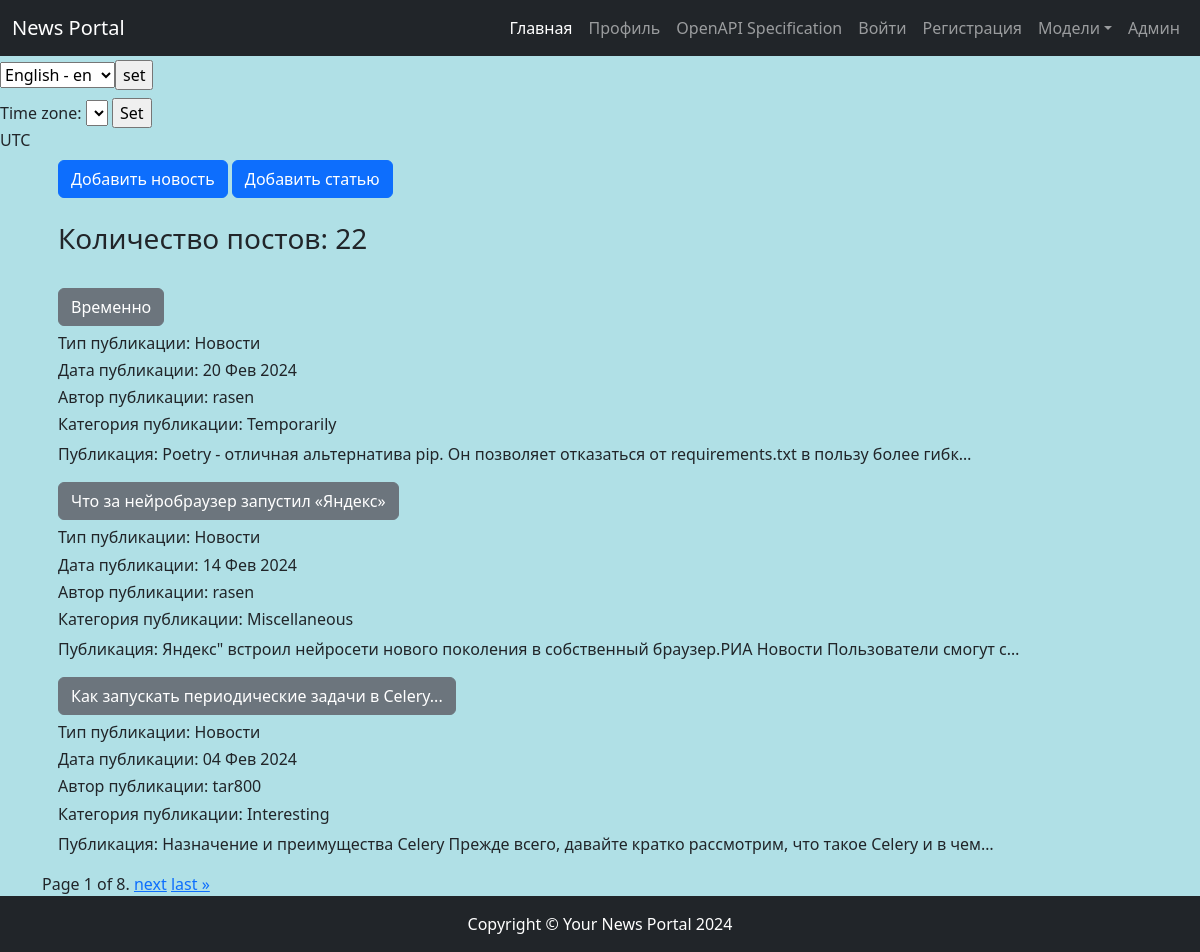
Before: /news/ with the older database file.
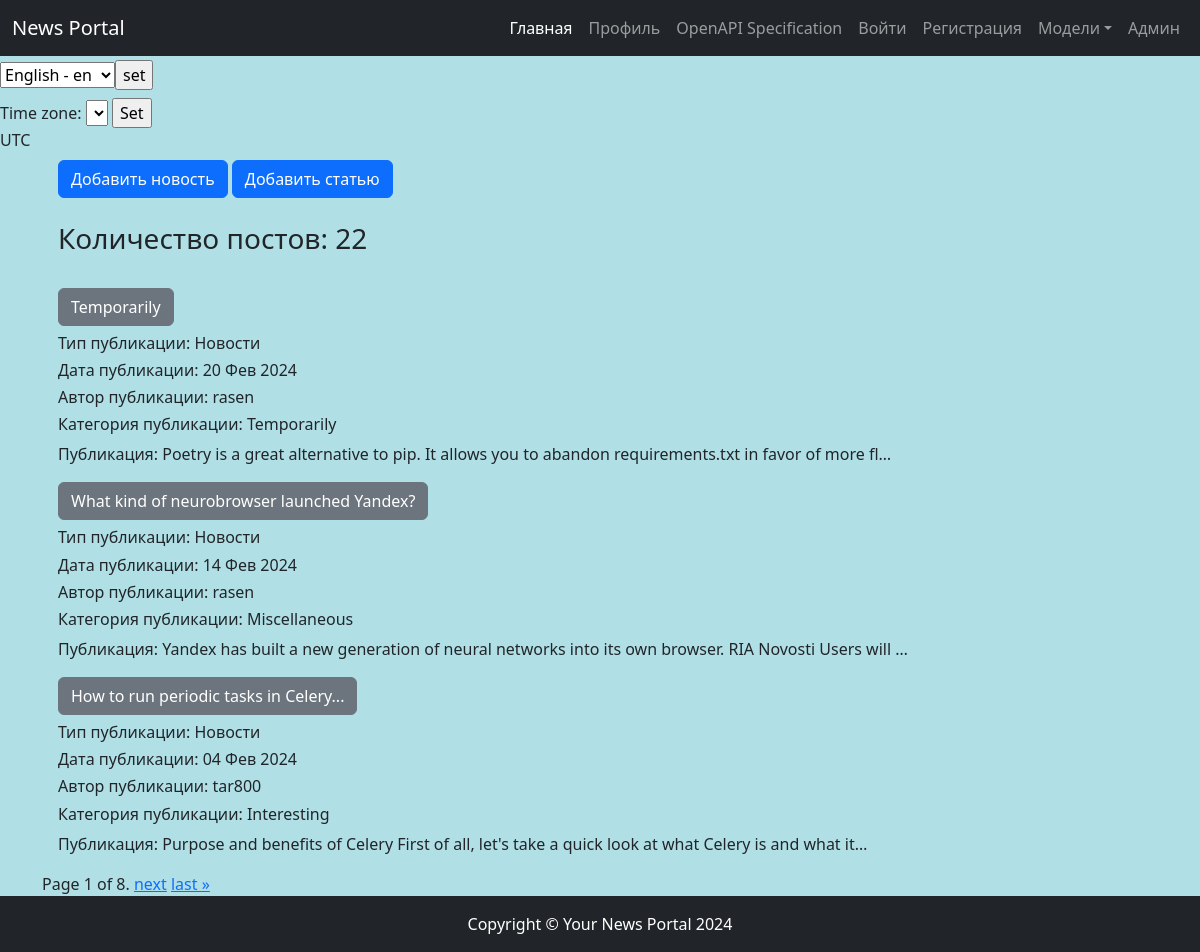
After: the same page with the newer database file.
### news/models.py (models this page shows, shortened)
class Post(models.Model):
    news = 'NE'
    articles = 'AR'
    TYPES = [
        (news, _('News')),
        (articles, _('Articles'))
    ]
    author = models.ForeignKey(Author, on_delete=models.CASCADE, verbose_name=_('Author'))
    choice_types = models.CharField(_('Choice of Types'), max_length=2, choices=TYPES, default=news)
    time_in = models.DateTimeField(_('Time zone'), default=timezone.now)
    categories_post = models.ManyToManyField(Category, through='PostCategory')
    title = models.CharField(_('Title'), max_length=240, default='')
    content = models.TextField(_('Content'), blank=False)
    rate_new = models.IntegerField(_('New rate'), default=0)
    def get_categories_post(self):    # для posts.html (вывод категории)
        return self.categories_post.all()[0]
    class Meta:
        verbose_name = _('Post')
        verbose_name_plural = _('Posts')

class Author(models.Model):
    user = models.OneToOneField(User, on_delete=models.CASCADE, verbose_name=_('User'))
    rating = models.IntegerField(_('Ratiing'), default=0)
    def __str__(self):
        return f'{self.user.username}'
    class Meta:
        verbose_name = _('Author')
        verbose_name_plural = _('Authors')

class Category(models.Model):
    category_name = models.CharField(_('Name of category'), max_length=200, unique=True)
    subscribers = models.ManyToManyField(User, related_name='categories', verbose_name=_('Subscribers'))
    def __str__(self):
        return f'{self.category_name}'
    class Meta:
        verbose_name = _('Category')
        verbose_name_plural = _('Categories')

### news/views/post.py (the view)
# urls.py: path('news/', PostList.as_view(), name='posts'),
class PostList(ListView):
    model = Post
    ordering = '-time_in'
    template_name = APP + 'posts.html'
    context_object_name = 'posts'
    paginate_by = 3
    queryset = Post.objects.prefetch_related('categories_post')
    def get_context_data(self, **kwargs):
        context = super().get_context_data(**kwargs)
        context['title'] = 'Список постов'
        return context

### news/templates/news/posts.html (shortened to what this page needs)
{% extends 'default.html' %}
{% load cache %}
{% load i18n %}
{% cache 300 content %}
{% block content %}
 <div class="container px-lg-3">
    <div class="flex-auto">
        <a class="btn btn-primary" href="/news/create/" role="button">{% trans "Create News" %}</a>
        <a class="btn btn-primary" href="/news/articles/create/" role="button">{% trans "Create Article" %}</a>
    </div>
    <br>
    <h3>{% trans "Number of posts" %}: {{ page_obj.paginator.count }}</h3>
    <br>
    {% for post in posts %}
      <div class="mb-3">
      <h5><b class="text-center"><a href={{ post.pk }} class="btn btn-secondary">{{ post.title|truncatechars:100 }}</a></b></h5>
      <h6>{% trans "Publication type" %}: {{ post.get_choice_types_display }} </h6>
      <h6>{% trans "Publication date" %}: {{ post.time_in|date:'d M Y' }} </h6>
      <h6>{% trans "Author of the publication" %}: {{ post.author }} </h6>
      <h6> {% trans "Publication category" %}: {{ post.get_categories_post }} </h6>
      <span>{% trans "Publication" %}: {{ post.content|truncatechars:100 }}</span>
      </div>
    {% empty %}
        <h3>{% trans "No news!" %}</h3>
    {% endfor %}
</div>
<div class="pagination">
   <span>
       <span class="current">
         Page {{ page_obj.number }} of {{ page_obj.paginator.num_pages }}.
      </span>
       {% if page_obj.has_next %}
            <a href="?page={{ page_obj.next_page_number }}">next</a>
            <a href="?page={{ page_obj.paginator.num_pages }}">last &raquo;</a>
       {% endif %}
   </span>
</div>
{% endblock content %}
{% endcache %}

Changed rows visible on the page:
changed Post "Temporarily": title "Временно" → "Temporarily"; content "Poetry - отличная альтернатива pip. Он позволяет отказаться от requirements.txt в пользу более гибк…" → "Poetry is a great alternative to pip. It allows you to abandon requirements.txt in favor of more fl…"
changed Post "Miscellaneous": title "Что за нейробраузер запустил «Яндекс»" → "What kind of neurobrowser launched Yandex?"; content "Яндекс\" встроил нейросети нового поколения в собственный браузер.РИА Новости Пользователи смогут с…" → "Yandex has built a new generation of neural networks into its own browser. RIA Novosti Users will …"
changed Post "tar800": title "Как запускать периодические задачи в Celery..." → "How to run periodic tasks in Celery..."; content "Назначение и преимущества Celery Прежде всего, давайте кратко рассмотрим, что такое Celery и в чем…" → "Purpose and benefits of Celery First of all, let's take a quick look at what Celery is and what it…"
